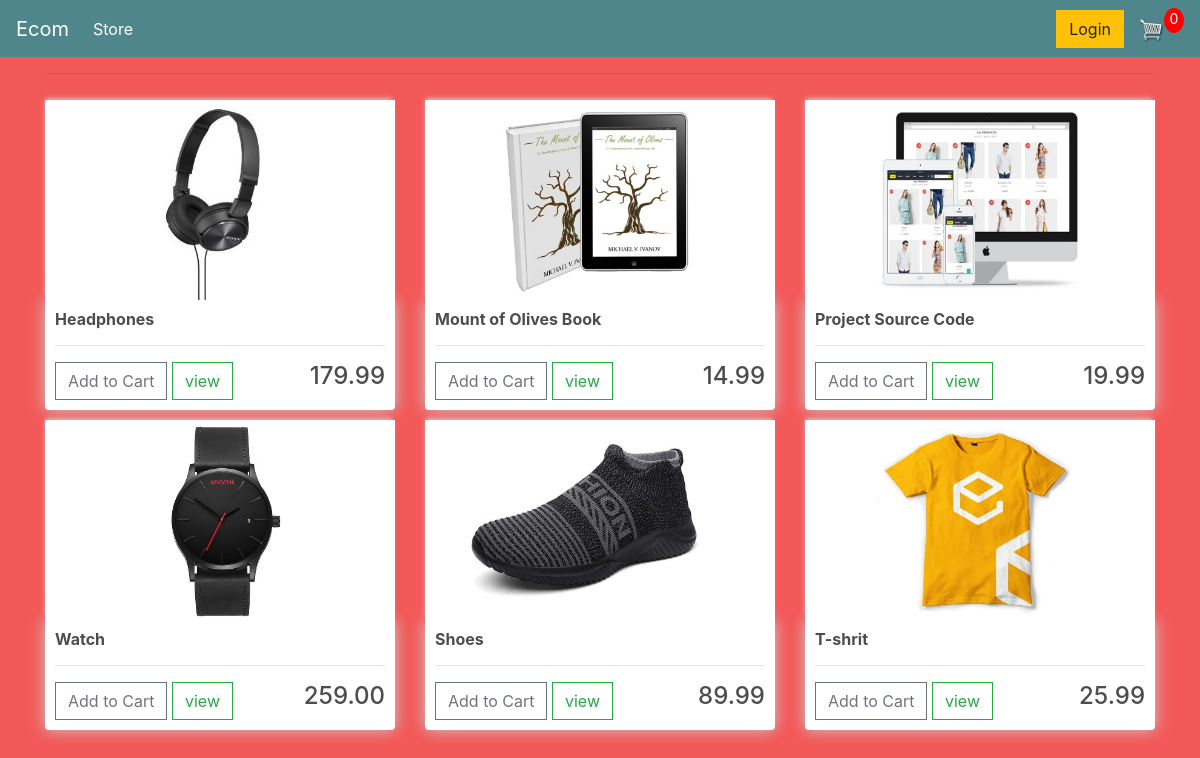
The page / on the database its author committed.
### core/models.py (models this page shows, shortened)
class Product(models.Model):
    name = models.CharField(max_length=200, null=True)
    price = models.FloatField()
    digital = models.BooleanField(default=False, null=True, blank=True)
    image = models.ImageField(null=True, blank=True)
    @property
    def imageURL(self):
        try:
            url = self.image.url
        except:
            url = ''
        return url

### core/views.py (the view)
# urls.py: path('',store,name='store'),
def store(request):
    if request.user.is_authenticated:
        customer = request.user.customer
        order, created = Order.objects.get_or_create(customer=customer, complete=False)
        items = order.orderitem_set.all()
        cartItems = order.get_cart_items
    else:
        items = []
        order = {'get_cart_total': 0,
                 'get_cart_items': 0,
                 'shipping': False,
                 }
        cartItems = order['get_cart_items']
    products = Product.objects.all()
    context = {
        'products': products,
        'cartItems': cartItems,
    }
    return render(request, 'store/store.html', context)

### core/templates/store/store.html
{% extends 'store/main.html' %}
{% load static %}
{% block content %}
<div class="row">
    {% for product in products %}
    <div class="col-lg-4">
        <img class="thumbnail" src="{{product.imageURL}}">
        <div class="box-element product">
            <h6><strong>{{product.name}}</strong></h6>
            <hr>
            <button data-product = {{product.id}}  data-action="add"
                    class="btn btn-outline-secondary add-btn add-btn update-cart">
                Add to Cart </button>
            <a class="btn btn-outline-success" href="#"> view</a>
            <h4 style="display: inline-block;float: right" >{{product.price|floatformat:2}}</h4>
        </div>
    </div>
    {% endfor %}
</div>
{% endblock %}

### core/templates/store/main.html (shortened to what this page needs)
<!DOCTYPE html>
{% load static %}
<html lang="en">
<head>
	<link rel="stylesheet" href="https://stackpath.bootstrapcdn.com/bootstrap/4.4.1/css/bootstrap.min.css"
>
	<link rel="stylesheet" type="text/css" href="{% static 'css/main.css' %}">
</head>
<body>
    {% include  'store/navbar.html'%}
    <div class="container">
        <hr>
        {% block content %}
        {% endblock %}
    </div>
</body>
</html>

### core/templates/store/navbar.html (shortened to what this page needs)
{% load static %}
<nav class="navbar navbar-expand-lg navbar-dark bg-dark">
	  <a class="navbar-brand" href="{% url 'store' %}">Ecom</a>
	  <div class="collapse navbar-collapse" id="navbarSupportedContent">
	    <ul class="navbar-nav mr-auto">
	      <li class="nav-item active">
	        <a class="nav-link" href="{% url 'store' %}">Store <span class="sr-only">(current)</span></a>
	      </li>
	    </ul>
	    <div class="form-inline my-2 my-lg-0">
	     	<a href="#"class="btn btn-warning">Login</a>
	     	<a href="{% url 'cart' %}">
	    		<img  id="cart-icon" src="{% static 'images/cart.png' %}">
	    	</a>
	    	<p id="cart-total">{{cartItems}}</p>
	    </div>
	  </div>
	</nav>

### static/css/main.css (style rules this page uses)
body { background-color: hsl(0, 87%, 65%); }
h1,h2,h3,h4,h5,h6 { color:hsl(0, 0%, 30%); }
.box-element { box-shadow:hsl(0, 0%, 80%) 0 0 16px; background-color: #fff; border-radius: 4px; padding: 10px; }
.thumbnail { width: 100%; height: 200px; -webkit-box-shadow: -1px -3px 5px -2px rgba(214,214,214,1); -moz-box-shadow: -1px -3px 5px -2px rgba(214,214,214,1); box-shadow: -1px -3px 5px -2px rgba(214,214,214,1); }
.product { border-radius: 0 0 4px 4px; }
.bg-dark { background-color: #4f868c!important; }
#cart-icon { width:25px; display: inline-block; margin-left: 15px; }
#cart-total { display: block; text-align: center; color:#fff; background-color: red; width: 20px; height: 25px; border-radius: 50%; font-size: 14px; }
.col-lg-4, .col-lg-6, .col-lg-8, .col-lg-12 { margin-top: 10px; }
.btn { border-radius: 0; }

### rows shown on the page
Product: imageURL (picture), name "Headphones", price "179.99"
Product: imageURL (picture), name "Mount of Olives Book", price "14.99"
Product: imageURL (picture), name "Project Source Code", price "19.99"
Product: imageURL (picture), name "Watch", price "259.00"
Product: imageURL (picture), name "Shoes", price "89.99"
Product: imageURL (picture), name "T-shrit", price "25.99"

### other values the page prints
{{ cartItems }} "0"
